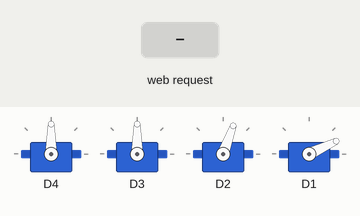
Bench run of a sketch on a simulated ESP8266 (NodeMCU). On the bench: 4 × servo. The inputs (shaded band) are chosen by the test bench. WiFi joins after 1.5 s; servers stay silent unless stated; what the sketch prints to the serial monitor is not drawn.

Above: at 2.7 s.
2.8 s: HTTP request GET /?valueC= received
At 3.8 s:
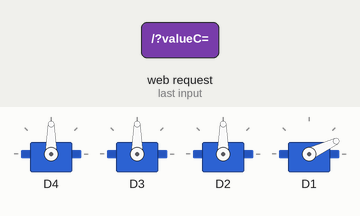
4.3 s: HTTP request GET /?valueD= received
At 4.9 s:
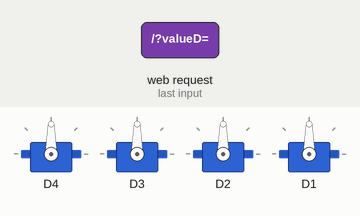
Timing chart, 0 to 7.3 s (numbered marks = the images above; inputs shaded):
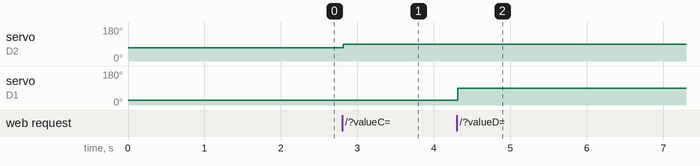

The sketch:

Program_Kontrol_Robotic_Arm_via_WiFi.ino
```cpp
/***************************************
 * Project Kontrol Robotic Arm dengan WiFi
 * Board  : NodeMCU ESP8266 V3
 * Input  : Web page
 * Output : Robotic Arm (4 Servo)
 * 99 Proyek IoT
 * www.ardutech.com
 ****************************************/
#include <ESP8266WiFi.h>
#include <Servo.h>
//---GANTI SESUAI DENGAN JARINGAN WIFI
//---HOTSPOT ANDA
const char* ssid     = "ArdutechWiFi";  // Nama Hotspot/WiFi
const char* password = "12345678";      //  Password

WiFiServer server(80);
String header;
String valueString = String(5);
int pos1 = 0;
int pos2 = 0;
const int SERVOS = 4;
int PIN[SERVOS], value[SERVOS], INITANGLE[SERVOS];
Servo myservo[SERVOS];
int DELAYTIME = 200;
int bt_servo;
int bt_move;
byte str;
String inString="";
String in_serial="";
int i,j;
int movef;
//======================================
void setup() {
  PIN[0] = D4;
  INITANGLE[0] = 90;//MIDDLE
  PIN[1] = D3;
  INITANGLE[1] = 90;//LEFT
  PIN[2] = D2;
  INITANGLE[2] = 70;//RIGHT
  PIN[3] = D1;
  INITANGLE[3] = 25;//CLAW
  for (int i = 0; i < SERVOS; i++){
    myservo[i].attach(PIN[i]);
    myservo[i].write(INITANGLE[i]);
  }
  Serial.begin(9600);
  Serial.print("Connecting to ");
  Serial.println(ssid);
  WiFi.begin(ssid, password);
  while (WiFi.status() != WL_CONNECTED) {
    delay(500);
    Serial.print(".");
  }
  Serial.println("");
  Serial.println("WiFi connected.");
  Serial.println("IP address: ");
  Serial.println("192.168.43.229");
  server.begin();
}
//=======================================
void loop() {
  WiFiClient client = server.available();
  if (client) {
    Serial.println("New Client.");
    String currentLine = "";
    boolean currentLineIsBlank = true;
    while (client.connected()) {
      if (client.available()) {
        char c = client.read();
        Serial.write(c);
        header += c;
        if (c == '\n' && currentLineIsBlank) {
          Serial.println("Sending response");
            client.println("HTTP/1.1 200 OK");
            client.println("Content-type:text/html");
            client.println("Connection: close");
            client.println();
            client.println("<!DOCTYPE html><html>");
            client.println("<head><meta name=\"viewport\" content=\"width=device-width, initial-scale=1\"><title>Robotic Arm controller</title>");
            client.println("<link rel=\"icon\" href=\"data:,\">");
            client.println("<style>body { text-align: center; font-family: \"Trebuchet MS\", Arial; margin-left:auto; margin-right:auto;}");
            client.println("#servoPosR{color: red;}");
            client.println("#servoPosG{color: green;}");
            client.println("#servoPosB{color: blue;}");
            client.println(".slider { width: 300px; }</style>");
            client.println("<script src=\"https://ajax.googleapis.com/ajax/libs/jquery/3.3.1/jquery.min.js\"></script>");
            client.println("</head><body><h1>Kontorl Robotic Arm via WiFi</h1>");
            //ServoA slide bar
            client.println("<p>Claw Pos: <span id=\"servoPosA\"></span></p>");
            client.println("<input type=\"range\" min=\"20\" max=\"50\" class=\"slider\" id=\"servoSliderA\" onchange=\"servo(this.value,'A')\" value=\"" + valueString + "\"/>");
            //ServoB slide bar
            client.println("<p>Left Pos: <span id=\"servoPosB\"></span></p>");
            client.println("<input type=\"range\" min=\"1\" max=\"60\" class=\"slider\" id=\"servoSliderB\" onchange=\"servo(this.value,'B')\" value=\"" + valueString + "\"/>");
            //ServoC slide bar
            client.println("<p>Right Pos: <span id=\"servoPosC\"></span></p>");
            client.println("<input type=\"range\" min=\"1\" max=\"60\" class=\"slider\" id=\"servoSliderC\" onchange=\"servo(this.value,'C')\" value=\"" + valueString + "\"/>");
            //ServoD slide bar
            client.println("<p>Middle Pos: <span id=\"servoPosD\"></span></p>");
            client.println("<input type=\"range\" min=\"1\" max=\"60\" class=\"slider\" id=\"servoSliderD\" onchange=\"servo(this.value,'D')\" value=\"" + valueString + "\"/>");
            client.println("<script>");
            //send A value
            client.println("var sliderA = document.getElementById(\"servoSliderA\");");
            client.println("var servoPA = document.getElementById(\"servoPosA\"); servoPA.innerHTML = sliderA.value;");
            client.println("sliderA.oninput = function() { sliderA.value = this.value; servoPA.innerHTML = this.value; }");
            //send B value
            client.println("var sliderB = document.getElementById(\"servoSliderB\");");
            client.println("var servoPB = document.getElementById(\"servoPosB\"); servoPB.innerHTML = sliderB.value;");
            client.println("sliderB.oninput = function() { sliderB.value = this.value; servoPB.innerHTML = this.value; }");
            //send C value
            client.println("var sliderC = document.getElementById(\"servoSliderC\");");
            client.println("var servoPC = document.getElementById(\"servoPosC\"); servoPC.innerHTML = sliderC.value;");
            client.println("sliderC.oninput = function() { sliderC.value = this.value; servoPC.innerHTML = this.value; }");
            //send D value
            client.println("var sliderD = document.getElementById(\"servoSliderD\");");
            client.println("var servoPD = document.getElementById(\"servoPosD\"); servoPD.innerHTML = sliderD.value;");
            client.println("sliderD.oninput = function() { sliderD.value = this.value; servoPD.innerHTML = this.value; }");
            client.println("$.ajaxSetup({timeout:1000}); function servo(pos,color) { ");
            client.println("$.get(\"/?value\" + color + \"=\" + pos + \"&\"); {Connection: close};}</script>");
            client.println("</body></html>");
            if (header.indexOf("GET /?valueA=") >= 0) {
              pos1 = header.indexOf('=');
              pos2 = header.indexOf('&');
              valueString = header.substring(pos1 + 1, pos2);
                myservo[0].write(INITANGLE[valueString.toInt()]);//claw
                Serial.println(valueString);
            }
            if (header.indexOf("GET /?valueB=") >= 0) {
              pos1 = header.indexOf('=');
              pos2 = header.indexOf('&');
              valueString = header.substring(pos1 + 1, pos2);
              myservo[1].write(INITANGLE[valueString.toInt()]);//left
              Serial.println(valueString);
            }

            if (header.indexOf("GET /?valueC=") >= 0) {
              pos1 = header.indexOf('=');
              pos2 = header.indexOf('&');
              valueString = header.substring(pos1 + 1, pos2);
              myservo[2].write(INITANGLE[valueString.toInt()]);//right
              Serial.println(valueString);
            }

            if (header.indexOf("GET /?valueD=") >= 0) {
              pos1 = header.indexOf('=');
              pos2 = header.indexOf('&');
              valueString = header.substring(pos1 + 1, pos2);
              myservo[3].write(INITANGLE[valueString.toInt()]);//Middle
              Serial.println(valueString);
            }
            client.println();
            // Break out of the while loop
            break;
        }
        if (c == '\n') {
          currentLineIsBlank = true;
        }
        else if (c != '\r') {
         // currentLine += c;
          currentLineIsBlank = false;
        }
      }
    }
    // Clear the header variable
    header = "";
    client.stop();
    Serial.println("Client disconnected.");
    Serial.println("");
  }
}
```

Measured:
- after the input at 2.8 s, servo on D2: 70° → 90° at once
- after the input at 4.3 s, servo on D1: 25° → 90° at once
